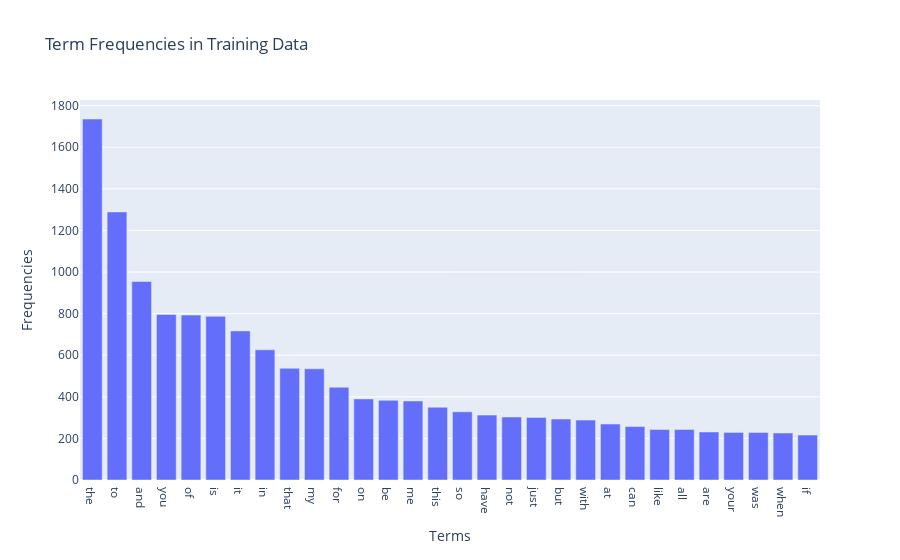

Source (notebook cell):
### Markdown cell above
---
##### <a id='toc1_5_1_1_1_'></a>[**>>> Exercise 1 (Take home):**](#toc0_)
Plot word frequency for Top 30 words in both train and test dataset. (Hint: refer to DM lab 1)

### Code cell
# Answer here
from sklearn.feature_extraction.text import CountVectorizer
import numpy as np
import plotly.express as px

vectorizer = CountVectorizer()
X_train = vectorizer.fit_transform(train_df['text'])

term_frequencies = np.asarray(X_train.sum(axis=0)).ravel()
terms = vectorizer.get_feature_names_out()

k = 30
top_k_indices = term_frequencies.argsort()[-k:][::-1]
terms = terms[top_k_indices]
term_frequencies = term_frequencies[top_k_indices]
px.bar(
    x=terms,
    y=term_frequencies,
    labels={'x': 'Terms', 'y': 'Frequencies'},
    title='Term Frequencies in Training Data'
).show()

### Figure 1 — Plotly figure (JSON) as saved in the notebook; plotly's stock layout.template omitted (floating-point values rounded to 4 significant figures)
{"data": [{"hovertemplate": "Terms=%{x}<br>Frequencies=%{y}<extra></extra>", "legendgroup": "", "marker": {"color": "#636efa", "pattern": {"shape": ""}}, "name": "", "orientation": "v", "showlegend": false, "textposition": "auto", "type": "bar", "x": ["the", "to", "and", "you", "of", "is", "it", "in", "that", "my", "for", "on", "be", "me", "this", "so", "have", "not", "just", "but", "with", "at", "can", "like", "all", "are", "your", "was", "when", "if"], "xaxis": "x", "y": [1736, 1289, 955, 796, 793, 787, 717, 626, 537, 535, 446, 390, 383, 380, 350, 328, 312, 303, 301, 293, 288, 269, 257, 243, 243, 231, 229, 228, 226, 216], "yaxis": "y"}], "layout": {"barmode": "relative", "legend": {"tracegroupgap": 0}, "title": {"text": "Term Frequencies in Training Data"}, "xaxis": {"anchor": "y", "domain": [0, 1], "title": {"text": "Terms"}}, "yaxis": {"anchor": "x", "domain": [0, 1], "title": {"text": "Frequencies"}}}}
